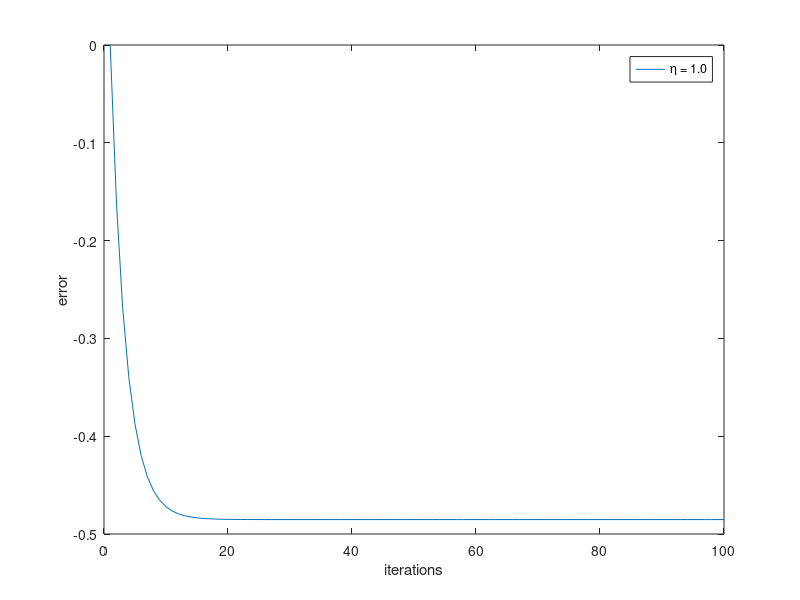
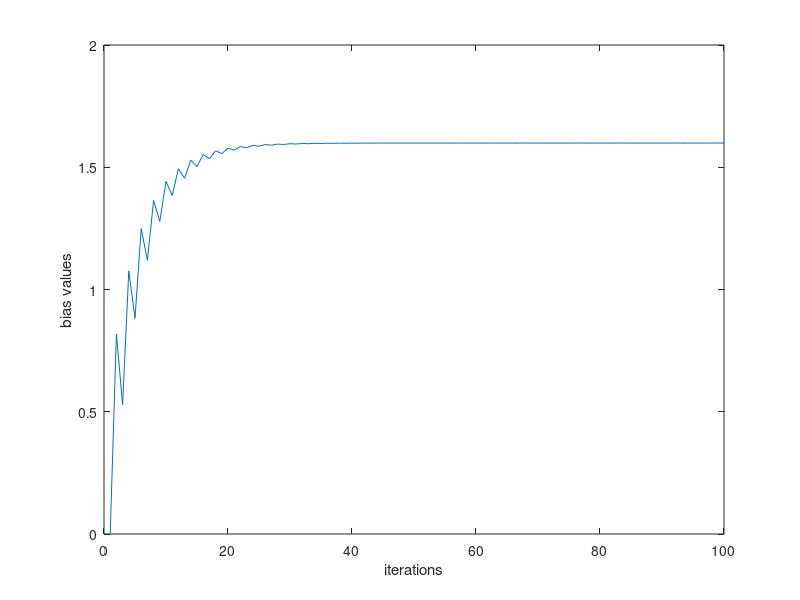
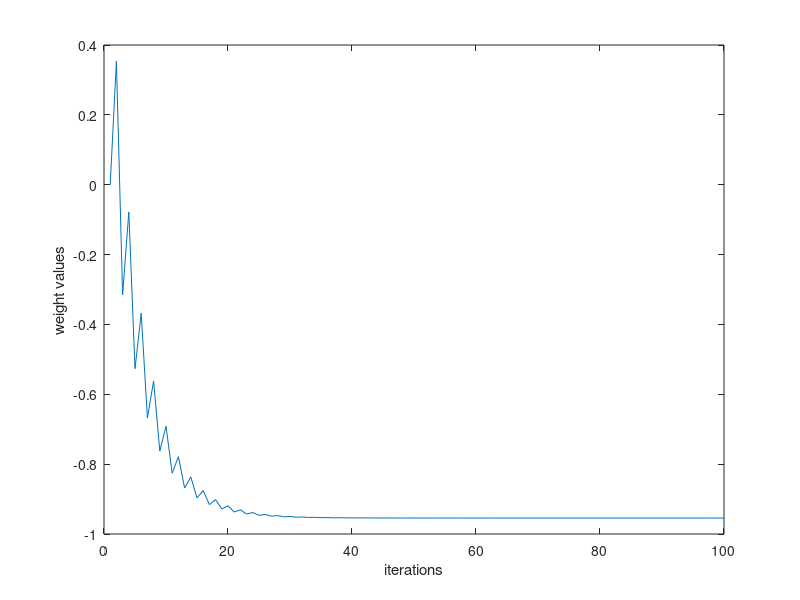

These charts were generated, in order, by the following MATLAB code:
w_1 = [0;0];
w_2 = [0;0];
r_xd = [0.8182;0.354];
R_x = [1 0.8182; 0.8182 1];
eta_1 = 0.3;
eta_2 = 1.0;
iterations = 100;
iters = (1:1:100);
weight_bias = zeros([1 100]);
weight_weight = zeros([1 100]);
error_1 = zeros([1 100]);
error_2 = zeros([1 100]);

for i=1:iterations
    
    weight_bias(i) = w_2(1);
    weight_weight(i) = w_2(2);
    
    E_1 = (-r_xd'*w_2)+(0.5*w_2'*R_x*w_2);
    grad_2 = -r_xd'+(w_2'*R_x);
    w_2 = w_2 - (eta_2*grad_2)';
    
    error_1(i) = E_1;
    
end

plot(iters, error_1);
xlabel('iterations');
ylabel('error');
legend({'\eta = 1.0'}, 'Location', 'northeast');

figure;
plot(iters, weight_bias);
xlabel('iterations');
ylabel('bias values');

figure;
plot(iters, weight_weight);
xlabel('iterations');
ylabel('weight values');